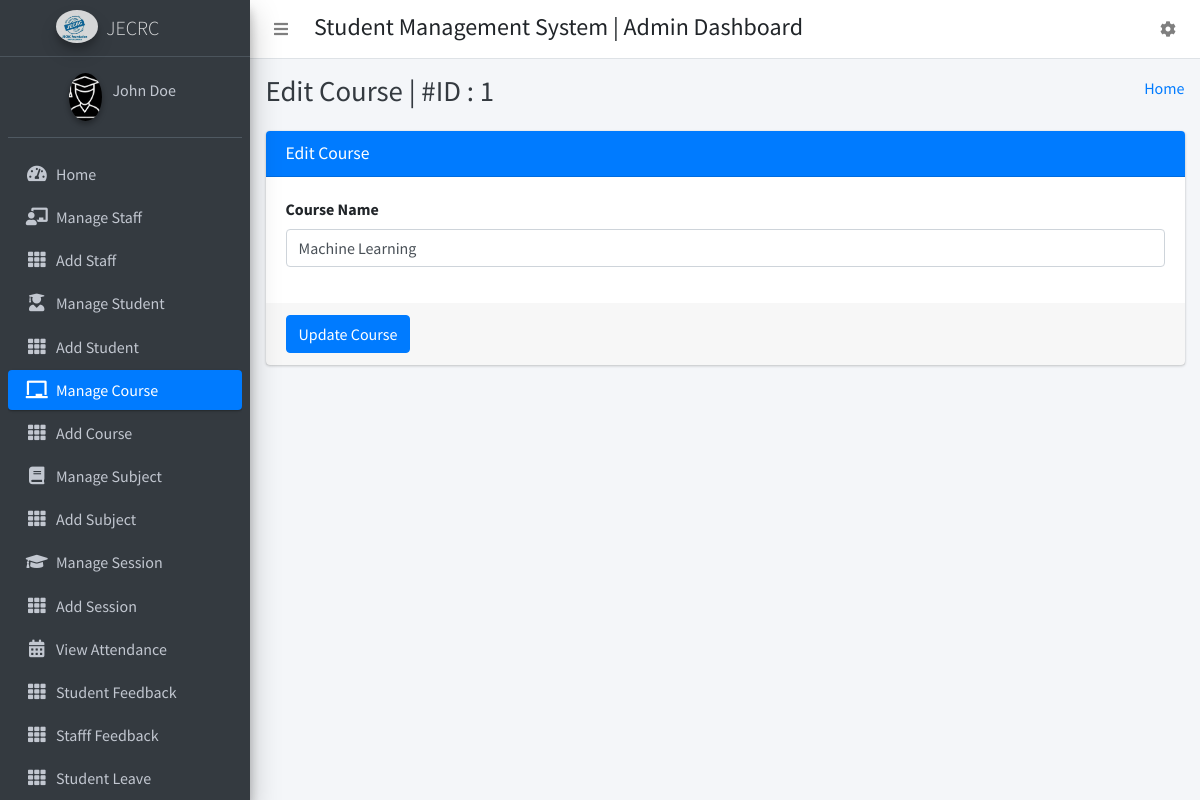
/edit_course/1/ (signed in), run on the app's committed database.
### CollegeManagementapp/models.py (models this page shows)
class CustomUser(AbstractUser):
    HOD = '1'
    STAFF = '2'
    STUDENT = '3'
    EMAIL_TO_USER_TYPE_MAP = {
        'hod': HOD,
        'staff': STAFF,
        'student': STUDENT
    }
    user_type_data = ((HOD, "HOD"), (STAFF, "Staff"), (STUDENT, "Student"))
    user_type = models.CharField(default=1, choices=user_type_data, max_length=10)

class Courses(models.Model):
    id = models.AutoField(primary_key=True)
    course_name = models.CharField(max_length=255)
    created_at = models.DateTimeField(auto_now_add=True)
    updated_at = models.DateTimeField(auto_now=True)
    objects = models.Manager()

### CollegeManagementapp/HodViews.py (the view)
# urls.py: path('edit_course/<course_id>/', HodViews.edit_course, name="edit_course"),
def edit_course(request, course_id):
    course = Courses.objects.get(id=course_id)
    context = {
        "course": course,
        "id": course_id
    }
    return render(request, 'hod_template/edit_course_template.html', context)

### CollegeManagementapp/templates/hod_template/edit_course_template.html (shortened to what this page needs)
{% extends 'hod_template/base_template.html' %}
{% block page_title %}
    Edit Course | #ID : {{ course.id }}
{% endblock page_title %}
{% block main_content %}
{% load static %}
<section class="content">
        <div class="container-fluid">
            <div class="row">
                <div class="col-md-12">
                    <div class="card card-primary">
                    <div class="card-header">
                        <h3 class="card-title">Edit Course</h3>
                    </div>
                    <form role="form" method="POST" action="{% url 'edit_course_save' %}">
                        <div class="card-body">
                            <div class="form-group">
                                <label>Course Name </label>
                                <input type="text" class="form-control" name="course" value="{{ course.course_name }}">
                            </div>
                        </div>
                        <div class="card-footer">
                        <button type="submit" class="btn btn-primary">Update Course</button>
                        </div>
                    </form>
                    </div>
                </div>
            </div>
        </div>
      </section>
  {% endblock main_content %}

### CollegeManagementapp/templates/hod_template/sidebar_template.html (shortened to what this page needs)
{% load static %}
<aside class="main-sidebar sidebar-dark-primary elevation-4">
      <a href="{% url 'student_home' %}" class="brand-link">
        <img src="{% static 'dist/img/jecrc_logo.png' %}" alt="AdminLTE Logo" class="brand-image img-circle elevation-3 ml-5"
            style="opacity: .8">
        <span class="brand-text font-weight-light">JECRC</span>
      </a>
      <div class="sidebar">
        <div class="user-panel mt-3 pb-3 mb-3 d-flex">
          <div class="image">
            <img src="{% static 'dist/img/logo.png' %}" class="img-circle elevation-2 ml-5" alt="User Image" style="max-width:100%;">
          </div>
          <div class="info">
            <a href="{% url 'student_profile' %}" class="d-block">{{ user.first_name }} {{ user.last_name }}</a>
          </div>
        </div>
        <nav class="mt-2">
          <ul class="nav nav-pills nav-sidebar flex-column" data-widget="treeview" role="menu" data-accordion="false">
            <li class="nav-item">
              {% url 'admin_home' as admin_home %}
              <a href="{{ admin_home }}" class="nav-link {% if request.path == admin_home %} active {% endif %}">
                <i class="nav-icon fas fa-tachometer-alt"></i>
                <p>
                  Home
                </p>
              </a>
            </li>
            <li class="nav-item">
              {% url 'manage_staff' as manage_staff %}
              {% url 'edit_staff' staff_id=id as edit_staff %}
              <a href="{{ manage_staff }}" class="nav-link {% if request.path == manage_staff %} active {% endif %} {% if request.path == edit_staff %} active {% endif %}">
                <i class="nav-icon fas fa-chalkboard-teacher"></i>
                <p>
                  Manage Staff
                </p>
              </a>
            </li>
            <li class="nav-item">
              {% url 'add_staff' as add_staff %}
              <a href="{{ add_staff }}" class="nav-link {% if request.path == add_staff %} active {% endif %}">
                <i class="nav-icon fas fa-th"></i>
                <p>
                  Add Staff
                </p>
              </a>
            </li>
            <li class="nav-item">
              {% url 'manage_student' as manage_student %}
              {% url 'edit_student' student_id=id as edit_student %}
              <a href="{{ manage_student }}" class="nav-link {% if request.path == manage_student %} active {% endif %} {% if request.path == edit_student %} active {% endif %}">
                <i class="nav-icon fas fa-user-graduate"></i>
                <p>
                  Manage Student
                </p>
              </a>
            </li>
            <li class="nav-item">
              {% url 'add_student' as add_student %}
              <a href="{{ add_student }}" class="nav-link {% if request.path == add_student %} active {% endif %}">
                <i class="nav-icon fas fa-th"></i>
                <p>
                  Add Student
                </p>
              </a>
            </li>
            <li class="nav-item">
              {% url 'manage_course' as manage_course %}
              {% url 'edit_course' course_id=id as edit_course %}
              <a href="{{ manage_course }}" class="nav-link {% if request.path == manage_course %} active {% endif %} {% if request.path == edit_course %} active {% endif %}">
                <i class="nav-icon fas fa-chalkboard"></i>
                <p>
                  Manage Course
                </p>
              </a>
            </li>
            <li class="nav-item">
            {% url 'add_course' as add_course %}
              <a href="{{ add_course }}" class="nav-link {% if request.path == add_course %} active {% endif %}">
                <i class="nav-icon fas fa-th"></i>
                <p>
                  Add Course
                </p>
              </a>
            </li>
            <li class="nav-item">
              {% url 'manage_subject' as manage_subject %}
              {% url 'edit_subject' subject_id=id as edit_subject %}
              <a href="{{ manage_subject }}" class="nav-link {% if request.path == manage_subject %} active {% endif %} {% if request.path == edit_subject %} active {% endif %}">
                <i class="nav-icon fas fa-book"></i>
                <p>
                  Manage Subject
                </p>
              </a>
            </li>
            <li class="nav-item">
              {% url 'add_subject' as add_subject %}
              <a href="{{ add_subject }}" class="nav-link {% if request.path == add_subject %} active {% endif %}">
                <i class="nav-icon fas fa-th"></i>
                <p>
                  Add Subject
                </p>
              </a>
            </li>
            <li class="nav-item">
              {% url 'manage_session' as manage_session %}
              {% url 'edit_session' session_id=id as edit_session %}
              <a href="{{ manage_session }}" class="nav-link {% if request.path == manage_session %} active {% endif %} {% if request.path == edit_session %} active {% endif %}">
                <i class="nav-icon fas fa-graduation-cap"></i>
                <p>
                  Manage Session
                </p>
              </a>
            </li>
            <li class="nav-item">
              {% url 'add_session' as add_session %}
              <a href="{{ add_session }}" class="nav-link {% if request.path == add_session %} active {% endif %}">
                <i class="nav-icon fas fa-th"></i>
                <p>
                  Add Session
                </p>
              </a>
            </li>
            <li class="nav-item">
              {% url 'admin_view_attendance' as admin_view_attendance %}
              <a href="{{ admin_view_attendance }}" class="nav-link {% if request.path == admin_view_attendance %} active {% endif %}">
                <i class="nav-icon fas fa-calendar-alt"></i>
                <p>
                  View Attendance
                </p>
              </a>
            </li>
            <li class="nav-item">
              {% url 'student_feedback_message' as student_feedback_message %}
              <a href="{{ student_feedback_message }}" class="nav-link {% if request.path == student_feedback_message %} active {% endif %}">
                <i class="nav-icon fas fa-th"></i>
                <p>
                  Student Feedback
                </p>
              </a>
            </li>
            <li class="nav-item">
              {% url 'staff_feedback_message' as staff_feedback_message %}
              <a href="{{ staff_feedback_message }}" class="nav-link {% if request.path == staff_feedback_message %} active {% endif %}">
                <i class="nav-icon fas fa-th"></i>
                <p>
                  Stafff Feedback
                </p>
              </a>
            </li>
            <li class="nav-item">
              {% url 'student_leave_view' as student_leave_view %}
              <a href="{{ student_leave_view }}" class="nav-link {% if request.path == student_leave_view %} active {% endif %}">
                <i class="nav-icon fas fa-th"></i>
                <p>
                  Student Leave
                </p>
              </a>
            </li>
          </ul>
        </nav>
      </div>
    </aside>

### data on the page
CustomUser: first_name "John", last_name "Doe"
Courses: id "1", course "Machine Learning"
